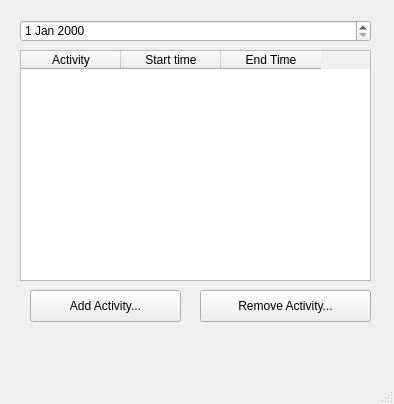
<?xml version="1.0" encoding="UTF-8"?>
<ui version="4.0">
 <class>mainwindow</class>
 <widget class="QMainWindow" name="mainwindow">
  <property name="geometry">
   <rect>
    <x>0</x>
    <y>0</y>
    <width>394</width>
    <height>404</height>
   </rect>
  </property>
  <property name="windowTitle">
   <string>mainwindow</string>
  </property>
  <property name="tabShape">
   <enum>QTabWidget::TabShape::Rounded</enum>
  </property>
  <widget class="QWidget" name="centralwidget">
   <widget class="QDateEdit" name="dateEdit">
    <property name="geometry">
     <rect>
      <x>20</x>
      <y>20</y>
      <width>351</width>
      <height>22</height>
     </rect>
    </property>
   </widget>
   <widget class="QTableWidget" name="activitiesList">
    <property name="geometry">
     <rect>
      <x>20</x>
      <y>50</y>
      <width>351</width>
      <height>231</height>
     </rect>
    </property>
    <column>
     <property name="text">
      <string>Activity</string>
     </property>
    </column>
    <column>
     <property name="text">
      <string>Start time</string>
     </property>
    </column>
    <column>
     <property name="text">
      <string>End Time</string>
     </property>
    </column>
   </widget>
   <widget class="QPushButton" name="addActivity">
    <property name="geometry">
     <rect>
      <x>30</x>
      <y>290</y>
      <width>151</width>
      <height>32</height>
     </rect>
    </property>
    <property name="text">
     <string>Add Activity...</string>
    </property>
   </widget>
   <widget class="QPushButton" name="removeActivity">
    <property name="geometry">
     <rect>
      <x>200</x>
      <y>290</y>
      <width>171</width>
      <height>32</height>
     </rect>
    </property>
    <property name="text">
     <string>Remove Activity...</string>
    </property>
   </widget>
  </widget>
  <widget class="QMenuBar" name="menubar">
   <property name="geometry">
    <rect>
     <x>0</x>
     <y>0</y>
     <width>394</width>
     <height>36</height>
    </rect>
   </property>
  </widget>
  <widget class="QStatusBar" name="statusbar"/>
 </widget>
 <resources/>
 <connections>
  <connection>
   <sender>dateEdit</sender>
   <signal>dateChanged(QDate)</signal>
   <receiver>dateEdit</receiver>
   <slot>setDate(QDate)</slot>
   <hints>
    <hint type="sourcelabel">
     <x>44</x>
     <y>71</y>
    </hint>
    <hint type="destinationlabel">
     <x>44</x>
     <y>71</y>
    </hint>
   </hints>
  </connection>
 </connections>
</ui>
